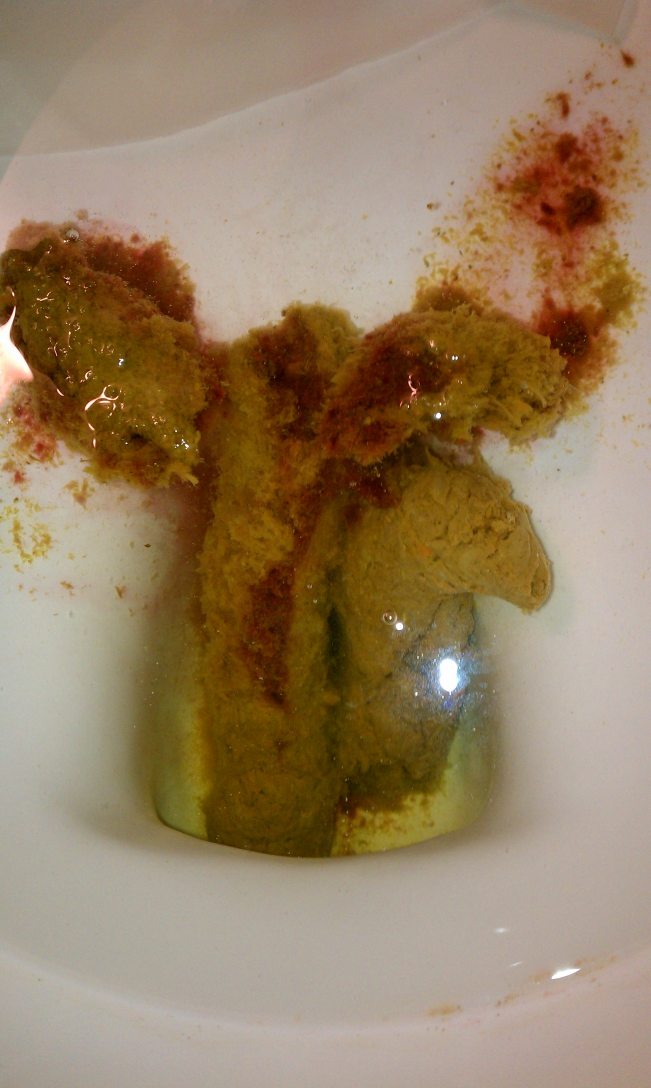
#> input picture images/blood_in_stool_sample(2).jpg, 1952 x 3264 px, found by its file name (shown at 1/3 size)
$ python k_means.py   (older library calls are emulated)
#> lines starting #> are read from the running program, lines starting #| are printed output that depends on the picture; after the words box and inside, x2 and y2 are one past the last pixel; in counts of white or black regions, pixels touching at a corner belong together
### Toi/app/image_processing/findContours.py
import cv2
import numpy as np

# parameters for canny, dilate, erode and mask color
BLUR = 21
CANNY_THRESH_1 = 20
CANNY_THRESH_2 = 20
MASK_DILATE_ITER = 10
MASK_ERODE_ITER = 10

# In BGR format
MASK_COLOR = (0.0,0.0,0.0)

# load image
img = cv2.imread('images/blood_in_stool_sample(2).jpg')
#> img is the input picture: shape (3264, 1952, 3); mean B, G, R 98.6, 128.1, 150.9

# convert image to greyscale
gray = cv2.cvtColor(img,cv2.COLOR_BGR2GRAY)

# Use Canny Edge Detection to detect edges in this image
edges = cv2.Canny(gray, CANNY_THRESH_1, CANNY_THRESH_2)
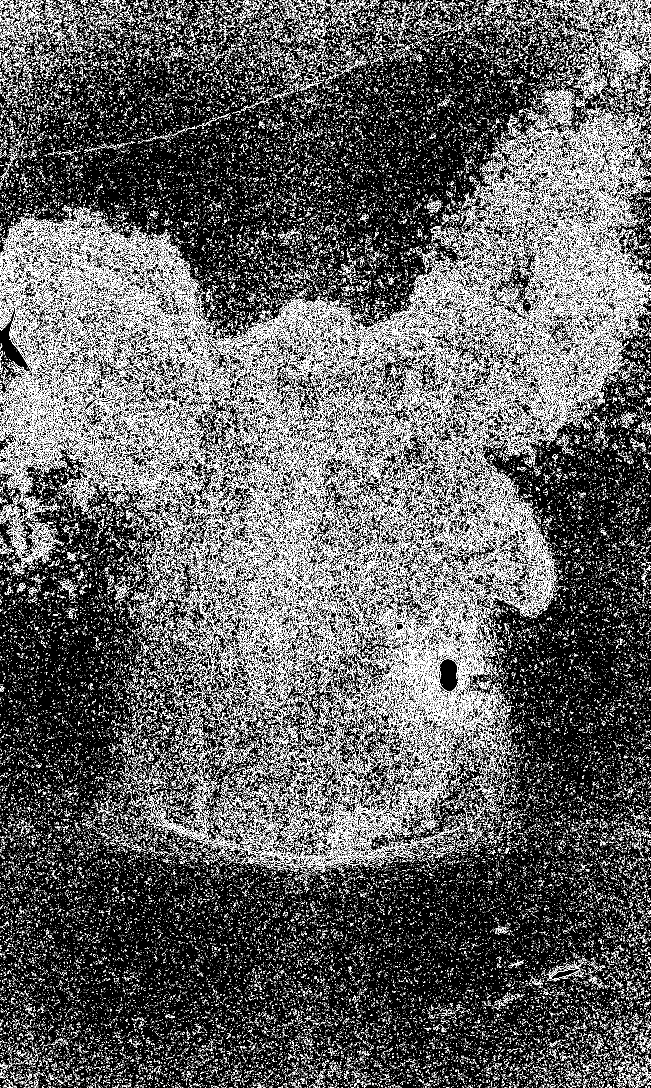
#> edges: shape (3264, 1952) (shown at 1/3 size); 14.6% white in thin lines or dots
edges = cv2.dilate(edges, None)
#> edges: shape (3264, 1952); 54.2% white; 38315 black regions (32481 under 20 px), largest, box (x1, y1, x2, y2) and area: (0, 938, 1952, 3264) 1577209, (0, 0, 1757, 1019) 701247, (1166, 2370, 1463, 2533) 6586
edges = cv2.erode(edges, None)
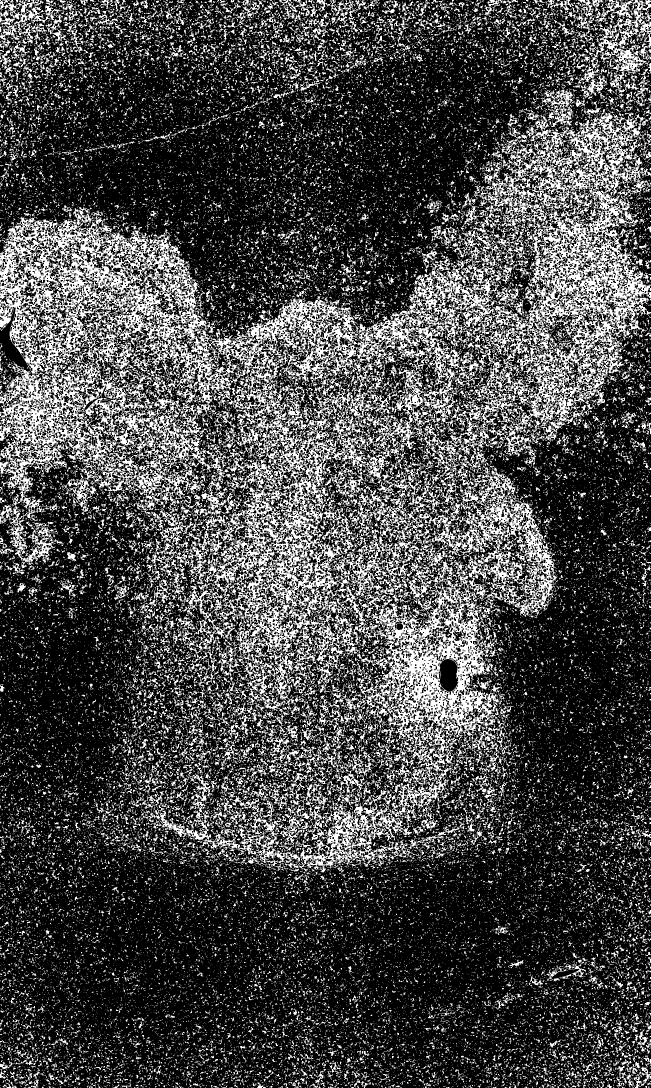
#> edges: shape (3264, 1952) (shown at 1/3 size); 27.7% white; 46133 white regions (40387 under 20 px), largest, box (x1, y1, x2, y2) and area: (0, 0, 1952, 2623) 1209654, (0, 0, 279, 163) 12727, (947, 0, 1074, 115) 3183

# Find all contours among the dimage
contour_info = []
_, contours, _ = cv2.findContours(edges, cv2.RETR_LIST, cv2.CHAIN_APPROX_NONE)
#> contours = 65869 contours

# Iterate through contours and find the largest contour
for c in contours:
    contour_info.append((
        c,
        cv2.isContourConvex(c),
        cv2.contourArea(c),
    ))
#> this loop made 65869 passes
#> c on passes 1 to 3: [[1860, 3263]], [[521, 3263]], [[502, 3263]]
#> after the loop, contour_info = 65869 items

contour_info = sorted(contour_info, key=lambda x: x[2], reverse=True)

# Draw a rectangle over the largest contour
print (contour_info[0][0], contour_info[0][0].shape)
#> (printed output is left out)
x, y, width, height =cv2.boundingRect(contour_info[0][0])
#> x = 0; y = 0; width = 1952; height = 2623
print (x, y, width, height)
#| 0 0 1952 2623

# crop the rectangle from the original image, i.e. zoom in
roi = img[y:y+height, x:x+width]
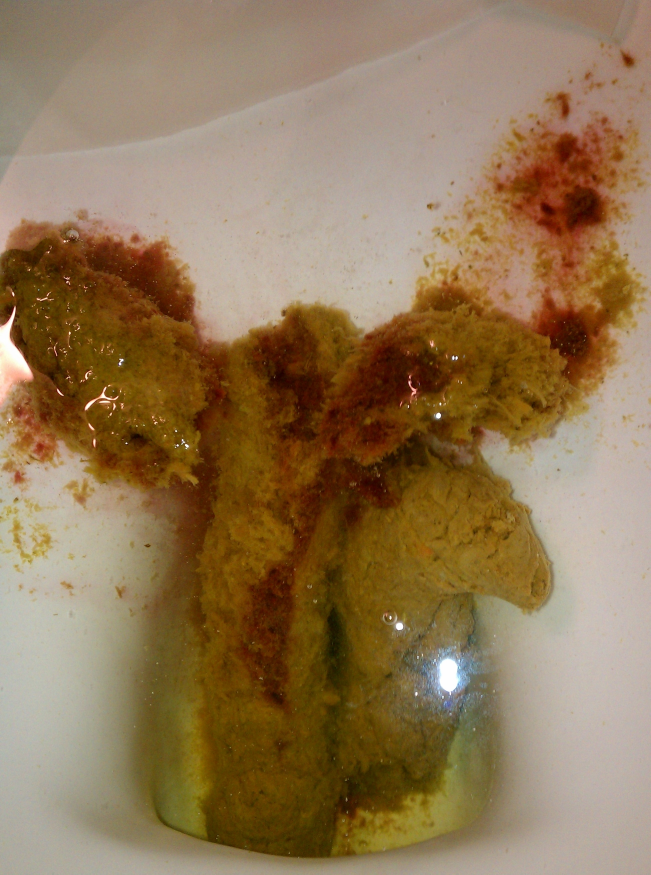
#> roi: shape (2623, 1952, 3) (shown at 1/3 size); mean B, G, R 84.7, 118.7, 144.5
cv2.imwrite("images/masked(1).jpg", roi)
"""
# create empty mask, and fill the area with largest contour
mask = np.zeros(edges.shape)
cv2.fillConvexPoly(mask, contour_info[0][0], (255,) * img.shape[2])

# perform erosion and dilation to remove any small areas where noise are
# coming from
mask = cv2.dilate(mask, None, iterations=MASK_DILATE_ITER)
mask = cv2.erode(mask, None, iterations=MASK_ERODE_ITER)
mask = cv2.GaussianBlur(mask, (BLUR, BLUR), 0)
mask_stack = np.dstack([mask] * 3)

# Modify the masked area to be filled in with MASK_COLOR and combine with
# the original image
mask_stack = mask_stack.astype('float32') / 255.0
img = img.astype('float32') / 255.0
masked = (mask_stack * img) + ((1-mask_stack) * MASK_COLOR)
masked = (masked * 255).astype('uint8')

cv2.imwrite("images/masked(1).jpg", masked)

# [5 lines of commented-out code are left out]
"""

### Toi/app/image_processing/k_means.py
from sklearn.cluster import KMeans
import matplotlib.pyplot as plt
import numpy as np
import cv2
import json
import math

import findContours

CANNY_THRESH_1 = 20
CANNY_THRESH_2 = 20

def load():
    # load the image
    image = cv2.imread("images/stool_sample(1).jpg")

    return image

def crop(img):
    """
    Take in an image, find largest contour, draw a rectangle
    around it and crop
    """

    # convert image to greyscale
    gray = cv2.cvtColor(img,cv2.COLOR_BGR2GRAY)

    # Use Canny Edge Detection to detect edges in this image
    edges = cv2.Canny(gray, CANNY_THRESH_1, CANNY_THRESH_2)
    edges = cv2.dilate(edges, None)
    edges = cv2.erode(edges, None)

    # Find all contours among the dimage
    contour_info = []
    _, contours, _ = cv2.findContours(edges, cv2.RETR_LIST, cv2.CHAIN_APPROX_NONE)

    # Iterate through contours and find the largest contour
    for c in contours:
        contour_info.append((
            c,
            cv2.isContourConvex(c),
            cv2.contourArea(c),
        ))

    contour_info = sorted(contour_info, key=lambda x: x[2], reverse=True)

    # Draw a rectangle over the largest contour
    x, y, width, height =cv2.boundingRect(contour_info[0][0])

    # crop the rectangle from the original image, i.e. zoom in
    region_of_interest = img[y:y + height, x:x + width]
    cv2.imwrite("images/cropped.jpg", region_of_interest)
    return region_of_interest


# [58 lines left out: functions saturate, color_balance, not called in this run]

def create_histogram(k_means):
    # grab the number of different clusters and create a histogram
    # based on the number of pixels assigned to each cluster
    numLabels = np.arange(0, len(np.unique(k_means.labels_)) + 1)
    hist, _ = np.histogram(k_means.labels_, bins = numLabels)

    # normalize the histogram so that it sums to one
    hist = hist.astype("float")
    hist /= hist.sum()

    # return the histogram
    return hist

def plot_colors(hist, colors):
    # initialize the bar chart representing the relative frequency
    # of each of the colors
    bar = np.zeros((50, 300, 3), dtype = "uint8")
    startX = 0

    # loop over the percentage of each cluster and the color of
    # each cluster
    for percent, color in zip(hist, colors):
        # plot the relative percentage of each cluster
        endX = startX + (percent * 300)
        cv2.rectangle(
            bar,
            (int(startX), 0),
            (int(endX), 50),
            # set pixels in uint8: [0, 255]
            color.astype("uint8").tolist(),
            -1
        )
        startX = endX

    # return the bar chart
    print ("bar", bar, bar.shape)

    return bar

def main():

    # read image
    image = load()
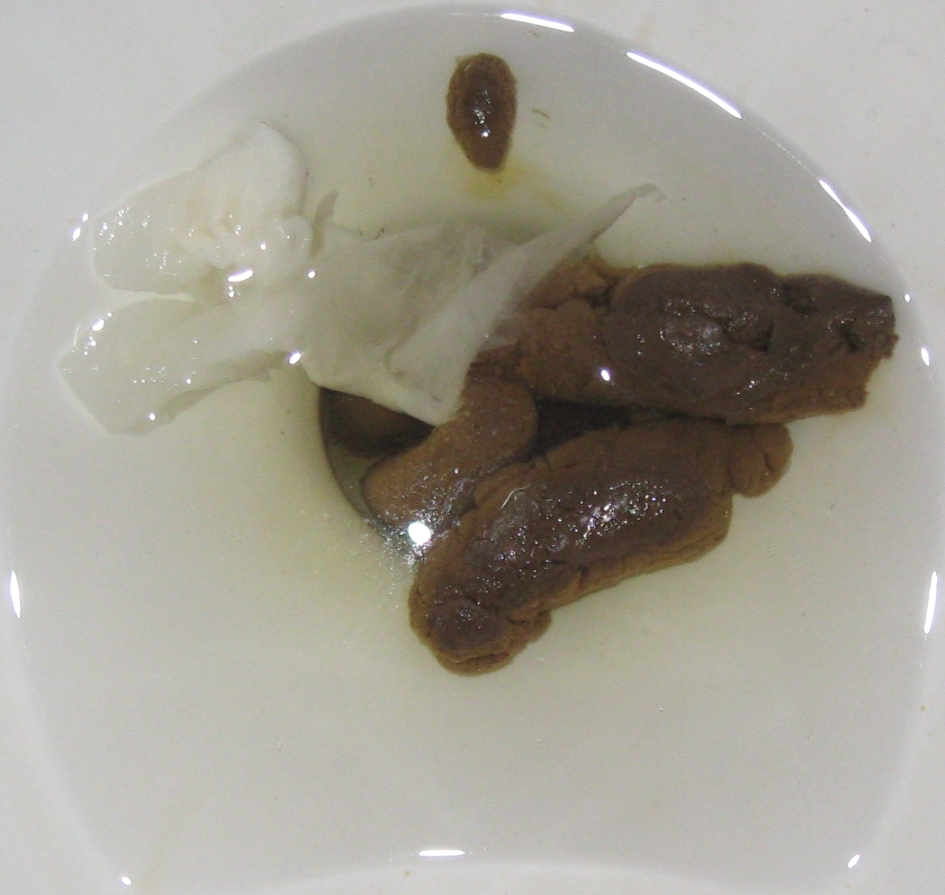
#> input picture images/stool_sample(1).jpg, 945 x 895 px, found by its file name
#> in load, image is the input picture: shape (895, 945, 3); mean B, G, R 147.4, 158.4, 162.4

    # crop the image around the stool
    image = crop(image)
#> in crop, `edges = cv2.Canny(gray, CANNY_THRESH_1, CANNY_THRESH_2)`: edges: shape (895, 945); 8.5% white in thin lines or dots
#> in crop, `edges = cv2.dilate(edges, None)`: edges: shape (895, 945); 33.2% white; 3591 white regions (2133 under 20 px), largest, box (x1, y1, x2, y2) and area: (51, 0, 945, 689) 163423, (440, 30, 534, 203) 7844, (256, 119, 462, 285) 7843
#> in crop, `edges = cv2.erode(edges, None)`:
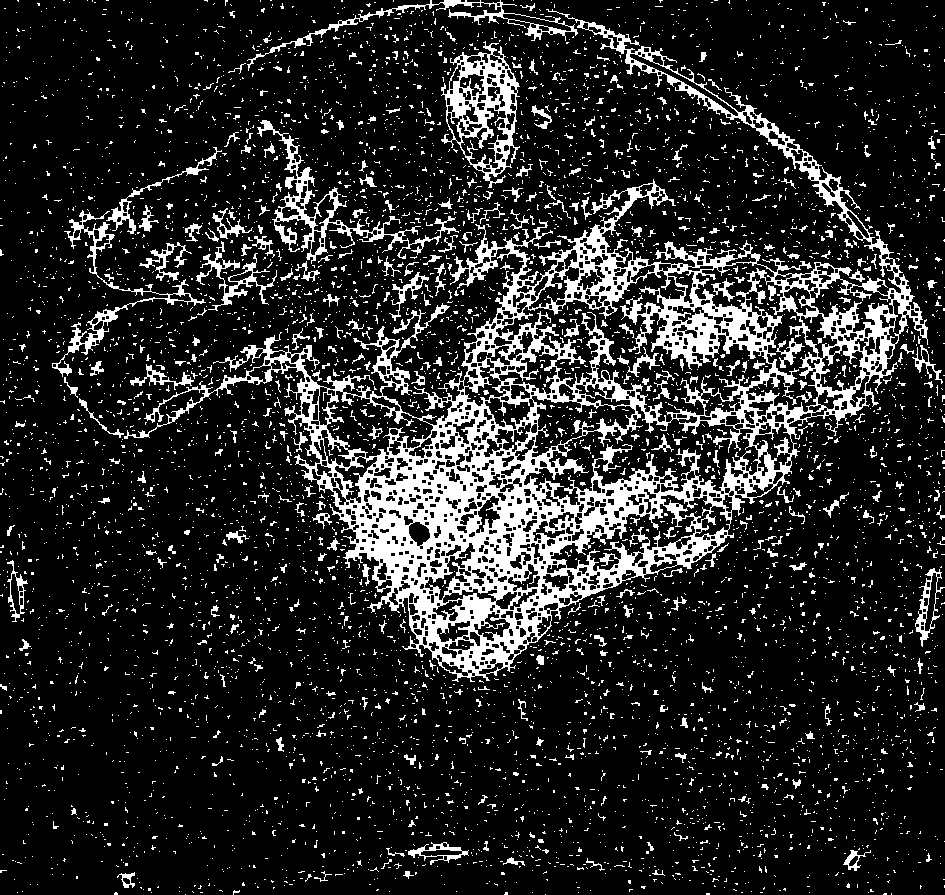
#> edges: shape (895, 945); 15.4% white; 5889 white regions (5531 under 20 px)
#> in crop, `_, contours, _ = cv2.findContours(edges, cv2.RETR_LIST, cv2.CHAIN_APPR..`: contours = 7045 contours, 6219 with area under 20; largest, box (x1, y1, x2, y2) and area: (124, 9, 928, 682) 157449, (495, 270, 773, 423) 14710, (523, 404, 759, 506) 10136, (441, 41, 520, 188) 6910, (745, 272, 819, 413) 4578
#> the loop in crop, `for c in contours:` made 7045 passes
#> c on passes 1 to 3: [[545, 894]], [[185, 894]], [[891, 893], [891, 894]]
#> after the loop in crop, `for c in contours:`: contour_info = 7045 items
#> in crop, `x, y, width, height =cv2.boundingRect(contour_info[0][0])`: x = 124; y = 9; width = 804; height = 673
#> in crop, `region_of_interest = img[y:y + height, x:x + width]`:
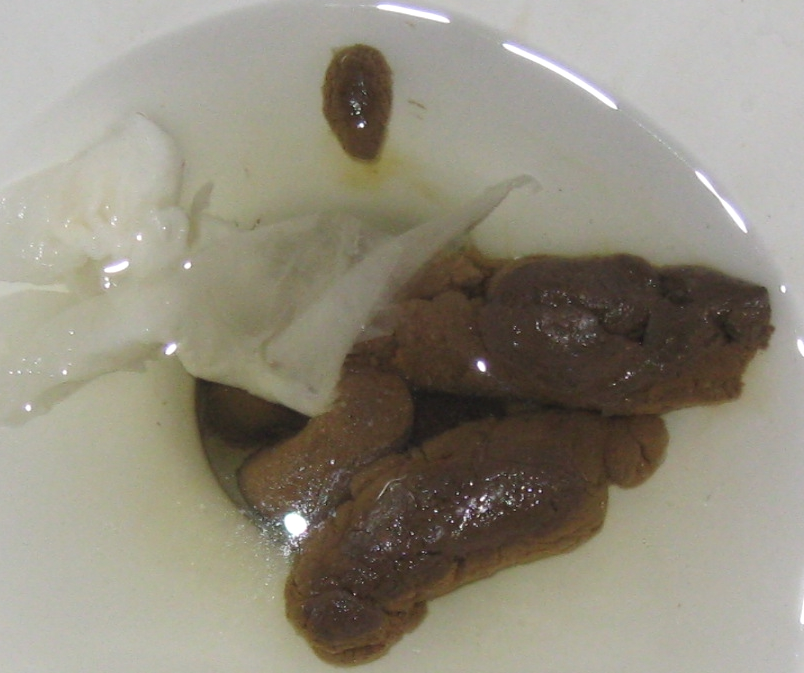
#> region_of_interest: shape (673, 804, 3); mean B, G, R 125.6, 139.9, 145.5

    # balance the color of the image, i.e. scale each color channel to fully
    # span [0, 255] range
    # image = color_balance(image, 0.02)

    # Convert image from BRG to RGB
    image = cv2.cvtColor(image, cv2.COLOR_BGR2RGB)

    # convert the image from a matrix to a 1D array of image RGB pixels
    image = image.reshape((image.shape[0] * image.shape[1], 3))

    # Instantiate a k_means clustering object with 5 clusters
    k_means = KMeans(n_clusters = 4)

    # Cluster colors (one 3D color vector per pixel) into 5 clusters
    # based on the euclidean distance between the colors
    k_means.fit(image)

    # get the most dominant colors found in the image
    dominant_colors = k_means.cluster_centers_

    print (dominant_colors)

    # create a histogram with each color bar representing the color and its
    # frequency in the given image
    hist = create_histogram(k_means)

    # create a dictionary of probability mapped to the dominant RGB values
    color_dist = {}
    for p, rgb in zip(hist, dominant_colors):
        color_dist[p] = rgb.tolist()

    print ("distribution:", json.dumps(color_dist, indent=4))

    bar = plot_colors(hist, dominant_colors)

    plt.figure()
    plt.axis("off")
    plt.imshow(bar)
    plt.show()


if __name__ == "__main__":
    main()
#> after the loop in plot_colors, `for percent, color in zip(hist, colors):`:
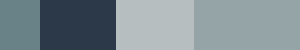
#> bar: shape (50, 300, 3); mean of channels 0, 1, 2 145, 139.1, 124.6; drawn as B, G, R
#> (printed output is left out)
